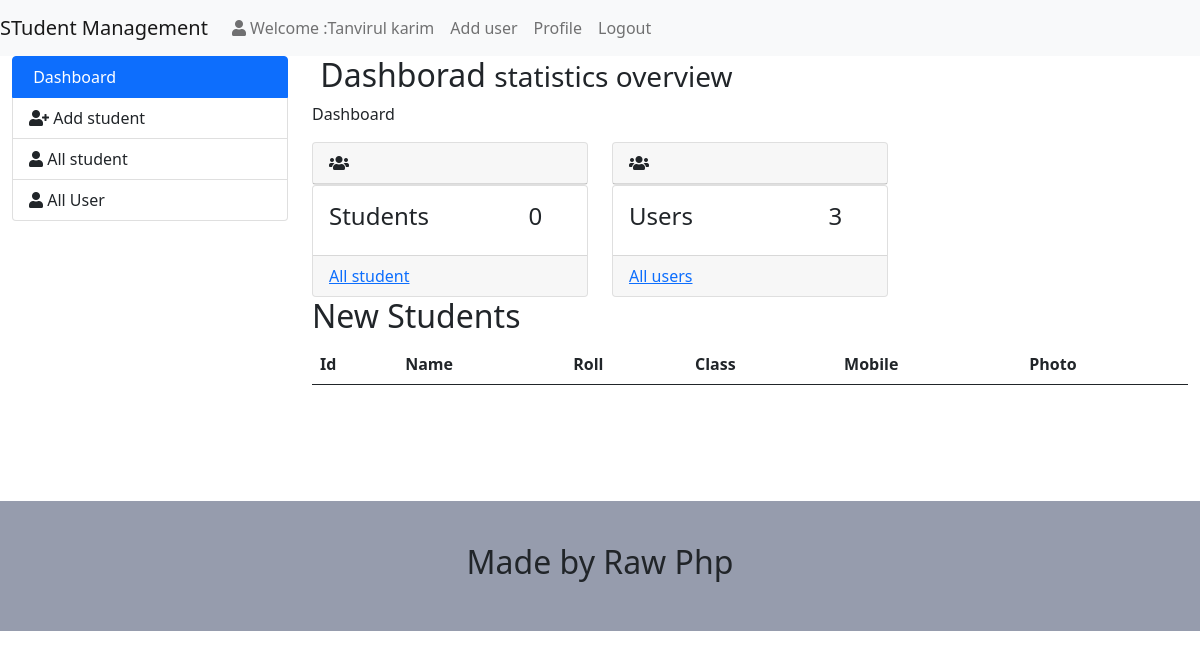
Before: /admin/index.php (signed in) with the older database file.
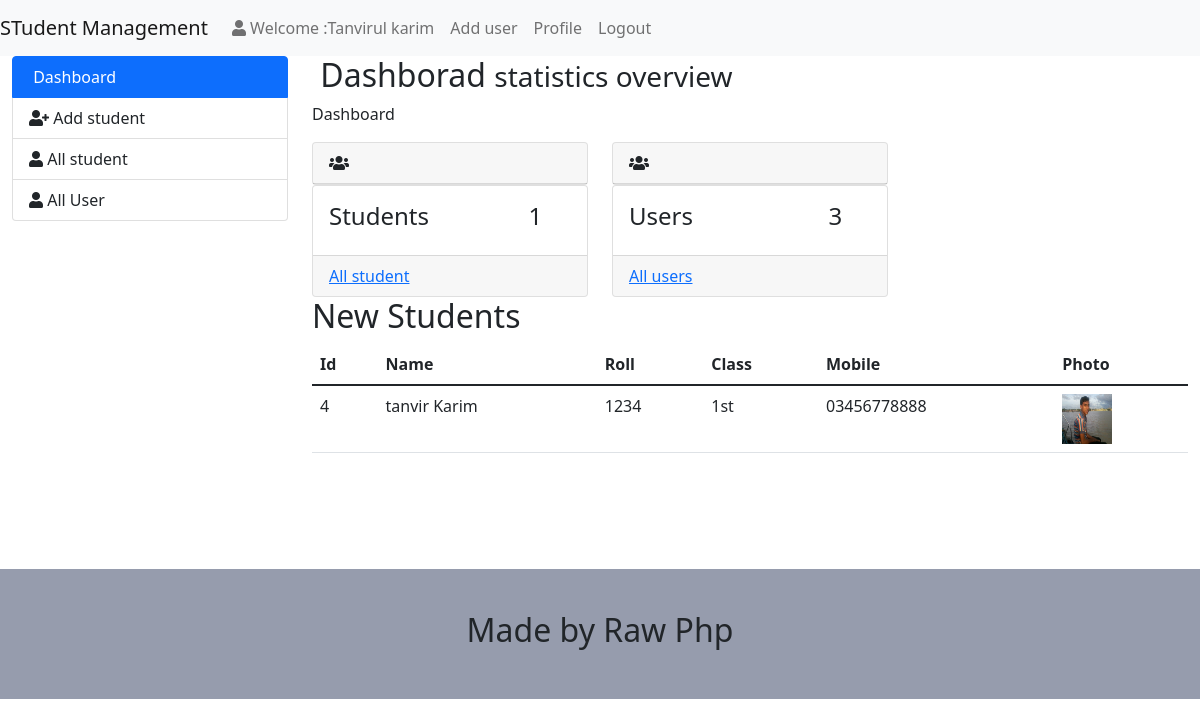
After: the same page with the newer database file.
### tables this page shows
CREATE TABLE `student_info` (
  `id` int(5) NOT NULL,
  `name` varchar(50) NOT NULL,
  `roll` varchar(6) NOT NULL,
  `class` varchar(3) NOT NULL,
  `pcontact` varchar(11) NOT NULL,
  `photo` varchar(50) NOT NULL,
  `datetime` timestamp NOT NULL DEFAULT current_timestamp()
);

### admin/dashboard.php (the view, shortened to what this page needs)
<h2><i class="fa fa-dashboard"></i> Dashborad <small> statistics overview </small></h2>
      <ol class="breadcrumb">
          <li class="active"> Dashboard </li>
      </ol>
      <div class="row">
          <?php
            $count_student= mysqli_query($link,"SELECT * FROM `student_info`");
            $total_student = mysqli_num_rows($count_student);
          ?>
          <div class="col-md-4">
             <div class="card">
                   <div class="card-header">
                      <i class="fa fa-users"></i>
                   </div>
               </div>
               <div class="card">
                    <div class="card-body">
                        <div class="row">
                         <h4 class="col-md-9"> Students </h4>
                         <h4 class="col-md-3"> <?= $total_student; ?> </h4>
                        </div>
                   </div>
                   <div class="card-footer">
                         <a href="index.php?page=all-students">All student</a>
                   </div>
               </div>
          </div>
          <div class="col-md-4">
              <?php
              $count_user= mysqli_query($link,"SELECT * FROM `users`");
              $total_user = mysqli_num_rows($count_user);
              ?>
             <div class="card">
                   <div class="card-header">
                      <i class="fa fa-users"></i>
                   </div>
               </div>
               <div class="card">
                    <div class="card-body">
                        <div class="row">
                         <h4 class="col-md-9"> Users </h4>
                         <h4 class="col-md-3"> <?= $total_user; ?></h4>
                        </div>
                   </div>
                   <div class="card-footer">
                         <a href="index.php?page=all-user">All users</a>
                   </div>
               </div>
          </div>
      </div>
      <h2> New Students </h2>
      <table class="table" id="example">
          <thead>
              <tr>
                  <th> Id </th>
                  <th> Name </th>
                  <th> Roll </th>
                  <th> Class </th>
                  <th> Mobile </th>
                  <th> Photo </th>
              </tr>
          </thead>
          <tbody>
           <?php
              $db_sinfo = mysqli_query($link,"SELECT * FROM `student_info`");
               while($row = mysqli_fetch_assoc($db_sinfo)){ ?>
              <tr>
                  <td> <?php echo $row['id']; ?> </td>
                  <td> <?php echo $row['name']; ?> </td>
                  <td> <?php echo $row['roll']; ?> </td>
                  <td> <?php echo $row['class']; ?> </td>
                  <td> <?php echo $row['pcontact']; ?> </td>
                  <td> <img width="50px" height="50px" src="student_images/<?php echo $row['photo']; ?>"> </td>
              </tr>
              <?php } ?>
          </tbody>
      </table>

### admin/index.php (shortened to what this page needs)
<!doctype html>
<html lang="en">
  <head>
    <link href="https://cdn.jsdelivr.net/npm/bootstrap@5.1.3/dist/css/bootstrap.min.css" rel="stylesheet">
    <link href="https://cdnjs.cloudflare.com/ajax/libs/font-awesome/5.15.4/css/all.min.css" rel="stylesheet">
    <link rel="stylesheet" href="https://cdnjs.cloudflare.com/ajax/libs/twitter-bootstrap/5.0.1/css/bootstrap.min.css">
    <link rel="stylesheet" href="https://cdn.datatables.net/1.11.3/css/dataTables.bootstrap5.min.css">
  </head>
  <body>
        <nav class="navbar navbar-expand-lg navbar-light bg-light">
        <a class="navbar-brand" href="index.php"> STudent Management </a>
           <div class="collapse navbar-collapse" id="navbarText">
            <ul class="navbar-nav mr-auto">
            <li class="nav-item active">
                <a class="nav-link" href="#"><i class="fa fa-user"></i> Welcome :Tanvirul karim </a>
            </li>
            <li class="nav-item">
                <a class="nav-link" href="#">Add user</a>
            </li>
            <li class="nav-item">
                <a class="nav-link" href="index.php?page=user-profile"> Profile </a>
            </li>
            <li class="nav-item">
                <a href="logout.php" class="nav-link" href="#"> Logout </a>
            </li>
            </ul>
    </div>
</nav>
<div class="container-fluid">
    <div class="row">
        <div class="col-md-3">
        <div class="list-group">
        <a href="index.php?page=dashboard" class="list-group-item list-group-item-action active">
           <i class="fa fa-dashboard"></i>  Dashboard
        </a>
        <a href="index.php?page=add-student" class="list-group-item list-group-item-action"><i class="fa fa-user-plus"></i>   Add student </a>
        <a href="index.php?page=all-students" class="list-group-item list-group-item-action"><i class="fa fa-user"></i>   All student </a>
        <a href="index.php?page=all-user" class="list-group-item list-group-item-action"><i class="fa fa-user"></i>   All User </a>
        </div>
    </div>
    <div class="col-md-9">
    <div class="content">
    <?php
        if ($_GET['page']){
            $page = $_GET['page'].'.php';
        }else{
            $page= 'dashboard.php';
        }
        if(file_exists($page)){
          require_once $page;
        }else{
            require_once "404.php";
        }
    ?>
    </div>
    </div>
    </div>
</div>
<div class="footer">
     <h2> Made by Raw Php </h2>
</div>
  </body>
</html>

### admin/index.php (style rules this page uses)
.footer { background: #4a557394; padding: 42px 0px; text-align: center; margin-top: 100px; }

Changed rows visible on the page:
added student_info: id "4", name "tanvir Karim", roll "1234", class "1st", pcontact "03456778888", photo (picture)
Other visible differences:
$total_student: "0" → "1"
